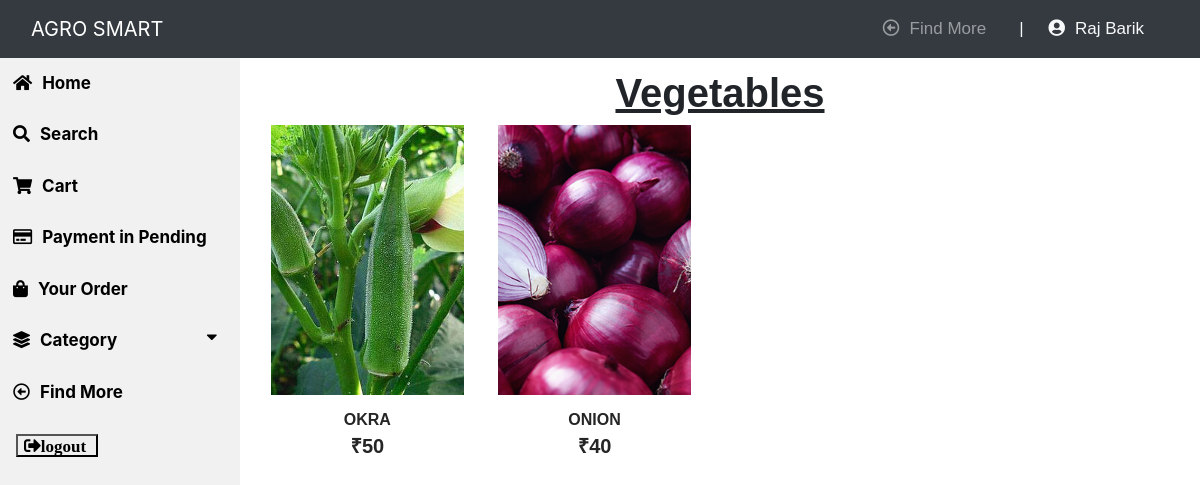
The page /vegetable_cat (signed in) on the database its author committed.
### app/models.py (models this page shows, shortened)
class Visitor(models.Model):
    user = models.OneToOneField(User, on_delete=models.CASCADE)
    joindate = models.DateField(auto_now_add=True)
    email = models.EmailField(unique=True)
    gender = models.CharField(max_length=20)
    district = models.ForeignKey(District, on_delete=models.CASCADE)
    status = models.BooleanField(default=False)
    @property
    def get_name(self):
        return self.user.first_name+" "+self.user.last_name

class Product(models.Model):
    product_name = models.CharField(max_length=30)
    describe = models.CharField(max_length=1000)
    joindate = models.DateField(auto_now_add=True)
    image_1 = models.ImageField(upload_to='product image/')
    image_2 = models.ImageField(upload_to='product image/')
    image_3 = models.ImageField(upload_to='product image/')
    image_4 = models.ImageField(upload_to='product image/')
    seller = models.ForeignKey(Seller, on_delete=models.CASCADE)
    category = models.CharField(max_length=30)
    price = models.IntegerField()
    price_per_quantity = models.CharField(max_length=20)
    status = models.BooleanField(default=False)
    stock = models.BooleanField(default=True)
    activity = models.BooleanField(default=True)

### app/views.py (the view)
# urls.py: path('vegetable_cat',vegetable_cat, name='vegetable_cat'),
@login_required(login_url='visitor_login')
@user_passes_test(is_visitor)
def vegetable_cat(request):
    veg = Product.objects.all().filter(status=True,activity=True,category="Vegetable")
    return render(request, 'visitor/vegetable_cat.html',{'veg':veg})

### app/views.py (called while the page is built)
def is_visitor(user):
    return user.groups.filter(name='VISITOR').exists()

### app/templates/visitor/vegetable_cat.html (shortened to what this page needs)
{% extends "visitor/visitor_market_home.html" %}
{% block content %}
{% load static %}
{% load crispy_forms_tags %}
<div class="content">
    <h1 style="text-align: center;"><b><u>Vegetables</u></b></h1>
    {% for v in veg %}
    <div class="col-lg-3 col-md-4 col-sm-6 " style="display: inline-block; width: 24%;">
        <div class="featured__item">
            <div class="featured__item__pic set-bg" style="background-image: url('{{v.image_1.url}}'); background-size: cover;">
            </div>
            <div class="featured__item__text">
                <h6 style="text-transform: uppercase; font-family: Cairo, sans-serif;"><a href="{% url 'view_product_visitor'  v.id %}" ><b>{{v.product_name}}</b></a></h6>
                <h5 style="text-transform: uppercase; font-family: Cairo, sans-serif;"><b>₹{{v.price}}</b></h5>
            </div>
        </div>
    </div>
    {% empty %}
    <center>
        <img src="{% static 'image/empty1.png' %}" width="450" height="400">
        <p style="text-transform: uppercase; font-family: 'Gill Sans', 'Gill Sans MT', Calibri, 'Trebuchet MS', sans-serif;"><b>No Products in this category</b></p>
    </center>
    {% endfor %}
</div>
{% endblock %}

### app/templates/visitor/visitor_market_home.html (shortened to what this page needs)
{% load crispy_forms_tags %}
<html>
    <head>
        <link rel="stylesheet" href="https://use.fontawesome.com/releases/v5.7.0/css/all.css">
        <link rel="stylesheet" href="https://maxcdn.bootstrapcdn.com/bootstrap/4.0.0/css/bootstrap.min.css">
        {% load static %}
        <link rel="stylesheet" type="text/css" href="{% static 'visitor/visitor_market_home.css' %}">
    </head>
    <body>
    <nav class="navbar navbar-dark navbar-expand-md sticky-top bg-dark">
        <div class="container-fluid"><a class="navbar-brand text-center" href="#" style="margin: 0px 0px;">AGRO SMART</a>
            <div class="collapse navbar-collapse" id="navcol-1">
                <ul class="nav navbar-nav text-light ml-auto">
                    <li class="nav-item" role="presentation"><a class="nav-link" href="{% url 'visitor_home' %}"><i class="far fa-arrow-alt-circle-left"></i>Find More</a></li>
                    <li class="nav-item" role="presentation"><a class="bar">|</a></li>
                    <li class="nav-item" role="presentation"><a class="user"><i class="fas fa-user-circle"></i>{{user.visitor.get_name}}</a></li>
                </ul>
            </div>
        </div>
    </nav>
    <div class="sidebar">
        <a href="{% url 'visitor_market_home' %}"><i class="fas fa-home"></i>Home</a>
        <a href="{% url 'search' %}"><i class="fas fa-search"></i>Search</a>
        <a href="{% url 'cart' %}"><i class="fas fa-shopping-cart"></i>Cart</a>
        <a href="{% url 'pending_order' %}"><i class="far fa-credit-card" style="padding-right: 10px;"></i>Payment in Pending</a>
        <a href="{% url 'your_order' %}"><i class="fas fa-shopping-bag"></i>Your Order</a>
        <button class="dropdown-btn"><i class="fas fa-layer-group"></i>Category<i class="fas fa-caret-down"></i></button>
        <a href="{% url 'visitor_home' %}"><i class="far fa-arrow-alt-circle-left"></i>Find More</a>
        <div class="logout">
            <form method="post" action="{% url 'logout' %}">
                <button class="fas fa-sign-out-alt"  type="submit">logout</button>
            </form>
        </div>
    </div>
    {% block content %}{% endblock %}
    </body>
</html>

### app/static/visitor/visitor_market_home.css (style rules this page uses)
.sidebar { margin: 0; padding: 0; width: 20%; background-color:#f1f1f1; position: fixed; height: 93%; overflow: auto; }
.sidebar a, .dropdown-btn, .dropdown-container a { display: block; color: black; padding: 13px; font-size: 17px; font-weight: bold; text-decoration: none; border: none; background: none; width:100%; text-align: left; cursor: pointer; outline: none; }
.logout { display: block; color: black; padding: 16px; font-size: 17px; font-weight: bold; text-decoration: none; }
div.content { padding: 1px 16px; height: auto; width: 80%; float: right; }
.fa-caret-down { float: right; padding-right: 8px; }
.fas { padding-right: 10px; }
.far { padding-right: 10px; }
.nav-item { font-size: 17px; font-family:'Lucida Sans', 'Lucida Sans Regular', 'Lucida Grande', 'Lucida Sans Unicode', Geneva, Verdana, sans-serif; padding-right: 25px; }
div.content h1 { text-align: center; padding-top: 10px; font-family: 'Lucida Sans', 'Lucida Sans Regular', 'Lucida Grande', 'Lucida Sans Unicode', Geneva, Verdana, sans-serif; }
ul { list-style-type: none; list-style: none; align-items: center; }

### app/templates/visitor/vegetable_cat.html (style rules this page uses)
.featured__item { margin-bottom: 50px; }
.featured__item__pic { height: 270px; position: relative; overflow: hidden; background-position: center; padding-top: 15px; }
.featured__item__text { text-align: center; padding-top: 15px; }
.featured__item__text h6 { margin-bottom: 5px; }
.featured__item__text h6 a { color: #252525; }
.featured__item__text h5 { color: #252525; font-weight: 700; }
.featured__item__pic { height: 270px; position: relative; overflow: hidden; background-position: center center; }

### rows shown on the page
Product: image_1 (picture), product_name "OKRA", price "50"
Product: image_1 (picture), product_name "ONION", price "40"

### other values the page prints
{{ user.visitor.get_name }} "Raj Barik"
